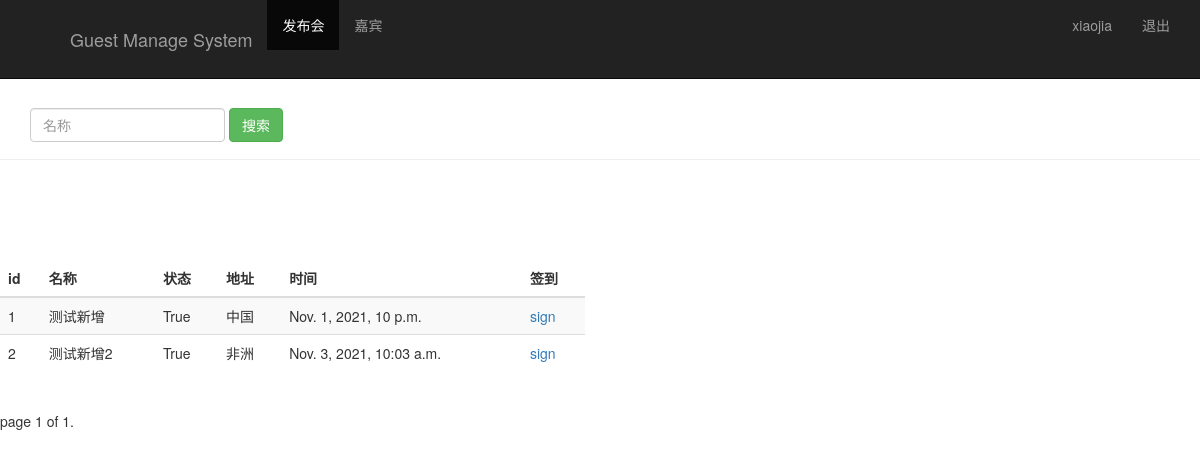
The page /event_manage/ (signed in) on the database its author committed.
### sign/models.py (models this page shows, shortened)
class Event(models.Model):
    name = models.CharField(max_length=100)  #发布会标题
    limit = models.IntegerField()           #参加人数
    status = models.BooleanField()          #状态
    address = models.CharField(max_length=200) #地址
    start_time = models.DateTimeField('events time')         #发布会时间
    create_time = models.DateTimeField(auto_now=True)       #创建时间，自动获取

### sign/views.py (the view)
# urls.py: url(r'^event_manage/$',views.event_manage),#配置event_manage路由
@login_required
def  event_manage(request):
    username = request.session.get('user','')  #读取浏览器session
    event_list = Event.objects.all()
    p = Paginator(event_list,2) #分页器，一页展示2条数据
    page = request.GET.get('page') #根据get请求来的页数，展示第几页
    try:
        contacts = p.page(page)
    except PageNotAnInteger:
        contacts = p.page(1)
    except EmptyPage:
        contacts = p.page(p.num_pages)
    return render(request,'event_manage.html',{"user":username,"events":contacts})

### sign/templates/event_manage.html (shortened to what this page needs)
<!DOCTYPE html>
<html lang="en">
<head>
    {% load bootstrap3 %}
    {% bootstrap_css %}
</head>
<body role="document">
<nav class="navbar navbar-inverse navbar-fixed-top">
    <div class="container">
        <dir class="navbar-header">
            <a class="navbar-brand" href="/event_manage/">Guest Manage System</a>
        </dir>
        <div id="navbar" class="collapse navbar-collapse">
            <ul class="nav navbar-nav">
                <li class="active"><a href="#">发布会</a></li>
                <li><a href="/guest_manage/">嘉宾</a></li>
            </ul>
            <ul class="nav navbar-nav navbar-right">
                <li><a href="#">{{ user }}</a></li>
                <li><a href="/logout">退出</a></li>
            </ul>
        </div>
    </div>
</nav>
<div class="page-header" style="padding-top:60px;">
    <div id="navbar" class="navbar-collapse collapse">
        <form class="navbar-form" method="GET" action="/Event_search_name/">
            <div class="form-group">
                <input name="name" type="text"  placeholder="名称" class="form-control">
            </div>
            <button type="submit" class="btn btn-success">搜索</button>
        </form>
    </div>
</div>
<div class="row" style="padding-top:80px">
    <div class="col-md-6">
        <table class="table table-striped">
            <thead>
                <tr>
                    <th>id</th><th>名称</th><th>状态</th><th>地址</th><th>时间</th><th>签到</th>
                </tr>
            </thead>
            <tbody>
                {% for event in events %}
                <tr>
                    <td>{{ event.id }}</td>
                    <td>{{ event.name }}</td>
                    <td>{{ event.status }}</td>
                    <td>{{ event.address }}</td>
                    <td>{{ event.start_time }}</td>
                    <td>
                        <a href="/sign_index/{{ event.id }}/" target="{{ event.id }}_black">sign</a>
                    </td>
                </tr>
                {% endfor %}
            </tbody>
        </table>
    </div>
</div>
<dir class="pagination">
    <span class="step-links">
        <span class="current">
            page {{ events.number }} of {{ events.paginator.num_pages }}.
        </span>
    </span>
</dir>
</body>
</html>

### rows shown on the page
Event: id "1", name "测试新增", status "True", address "中国", start_time "Nov. 1, 2021, 10 p.m."
Event: id "2", name "测试新增2", status "True", address "非洲", start_time "Nov. 3, 2021, 10:03 a.m."

### other values the page prints
{{ user }} "xiaojia"
{{ events.number }} "1"
{{ events.paginator.num_pages }} "1"
